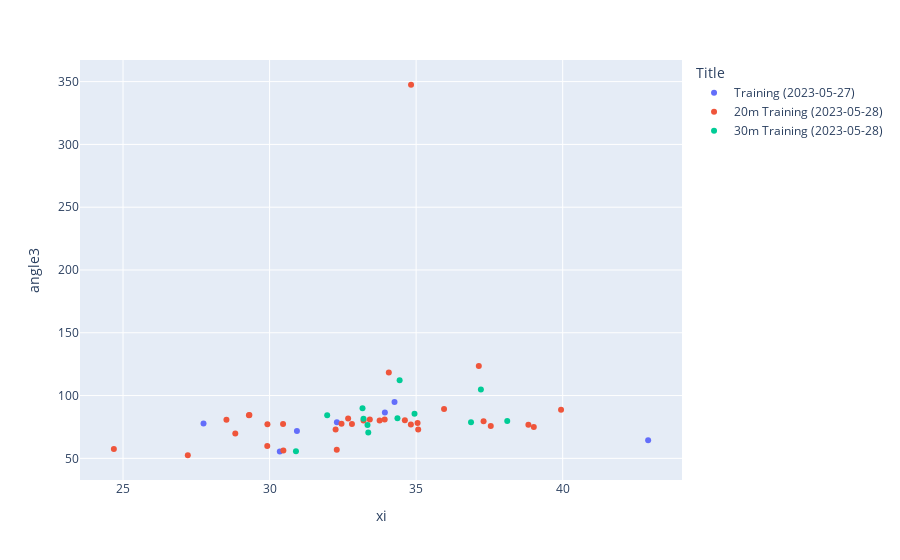

Notebook source saved alongside this figure:
### Code cell
px.scatter(
    df_sensors,
    x="xi",
    y="angle3",
    color="Title"
)

### Figure 1 — Plotly figure (JSON) as saved in the notebook; plotly's stock layout.template omitted (floating-point values rounded to 4 significant figures)
{"data": [{"hovertemplate": "Title=Training (2023-05-27)<br>xi=%{x}<br>angle3=%{y}<extra></extra>", "legendgroup": "Training (2023-05-27)", "marker": {"color": "#636efa", "symbol": "circle"}, "mode": "markers", "name": "Training (2023-05-27)", "orientation": "v", "showlegend": true, "type": "scatter", "x": [30.35, 27.75, 33.93, 32.3, 42.92, 34.26, 30.93, null], "xaxis": "x", "y": [55.38, 77.84, 86.56, 78.67, 64.32, 94.79, 71.84, null], "yaxis": "y"}, {"hovertemplate": "Title=20m Training (2023-05-28)<br>xi=%{x}<br>angle3=%{y}<extra></extra>", "legendgroup": "20m Training (2023-05-28)", "marker": {"color": "#EF553B", "symbol": "circle"}, "mode": "markers", "name": "20m Training (2023-05-28)", "orientation": "v", "showlegend": true, "type": "scatter", "x": [33.93, 37.3, 33.21, 33.75, 30.46, 35.05, 32.25, 28.53, 32.81, 32.29, 37.55, 29.92, 39.01, 33.42, 34.62, 38.83, 29.3, 34.07, 32.45, 30.47, 35.07, 34.82, 29.31, 32.68, 29.93, 28.83, 27.21, 24.69, 39.94, 37.14, 34.83, 35.95], "xaxis": "x", "y": [80.87, 79.6, 80.18, 80.14, 77.4, 78.08, 73.01, 80.74, 77.36, 56.83, 75.67, 59.76, 74.94, 80.94, 80.41, 76.83, 84.41, 118.3, 77.64, 56.16, 73.0, 76.92, 84.45, 81.78, 77.06, 69.84, 52.47, 57.51, 88.79, 123.5, 347.5, 89.23], "yaxis": "y"}, {"hovertemplate": "Title=30m Training (2023-05-28)<br>xi=%{x}<br>angle3=%{y}<extra></extra>", "legendgroup": "30m Training (2023-05-28)", "marker": {"color": "#00cc96", "symbol": "circle"}, "mode": "markers", "name": "30m Training (2023-05-28)", "orientation": "v", "showlegend": true, "type": "scatter", "x": [34.94, 34.44, 30.9, 36.87, 33.34, 33.37, 37.21, 33.17, 38.11, 34.36, 31.97, 33.2], "xaxis": "x", "y": [85.49, 112.2, 55.65, 78.72, 76.48, 70.56, 104.8, 89.81, 79.77, 81.99, 84.31, 81.62], "yaxis": "y"}], "layout": {"legend": {"title": {"text": "Title"}, "tracegroupgap": 0}, "margin": {"t": 60}, "xaxis": {"anchor": "y", "domain": [0, 1], "title": {"text": "xi"}}, "yaxis": {"anchor": "x", "domain": [0, 1], "title": {"text": "angle3"}}}}
